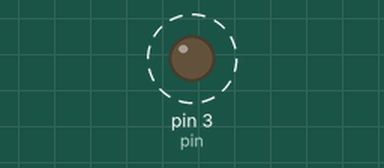
Bench run of a sketch on a simulated Arduino Uno, built with avr-gcc and run on an emulated ATmega328P. Shown: output pins drawn as LEDs (lit = HIGH). Dashed ring = blinking.

Above: at 0.6 s.
Timing chart, 0 to 3.0 s (numbered marks = the images above):
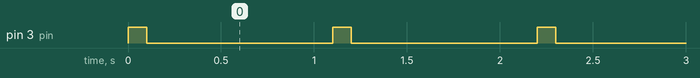

Measured:
- by itself, pin 3 (pin): alternates HIGH for 0.10 s and LOW for 1.0 s

The sketch:

LED_dim2.ino
```cpp
const int pin = 3;

void setup() {
  pinMode(pin, OUTPUT);
}

void loop() {
  digitalWrite(pin, HIGH);
  delay(100);
  digitalWrite(pin, LOW);
  delay(1000);
}
```
